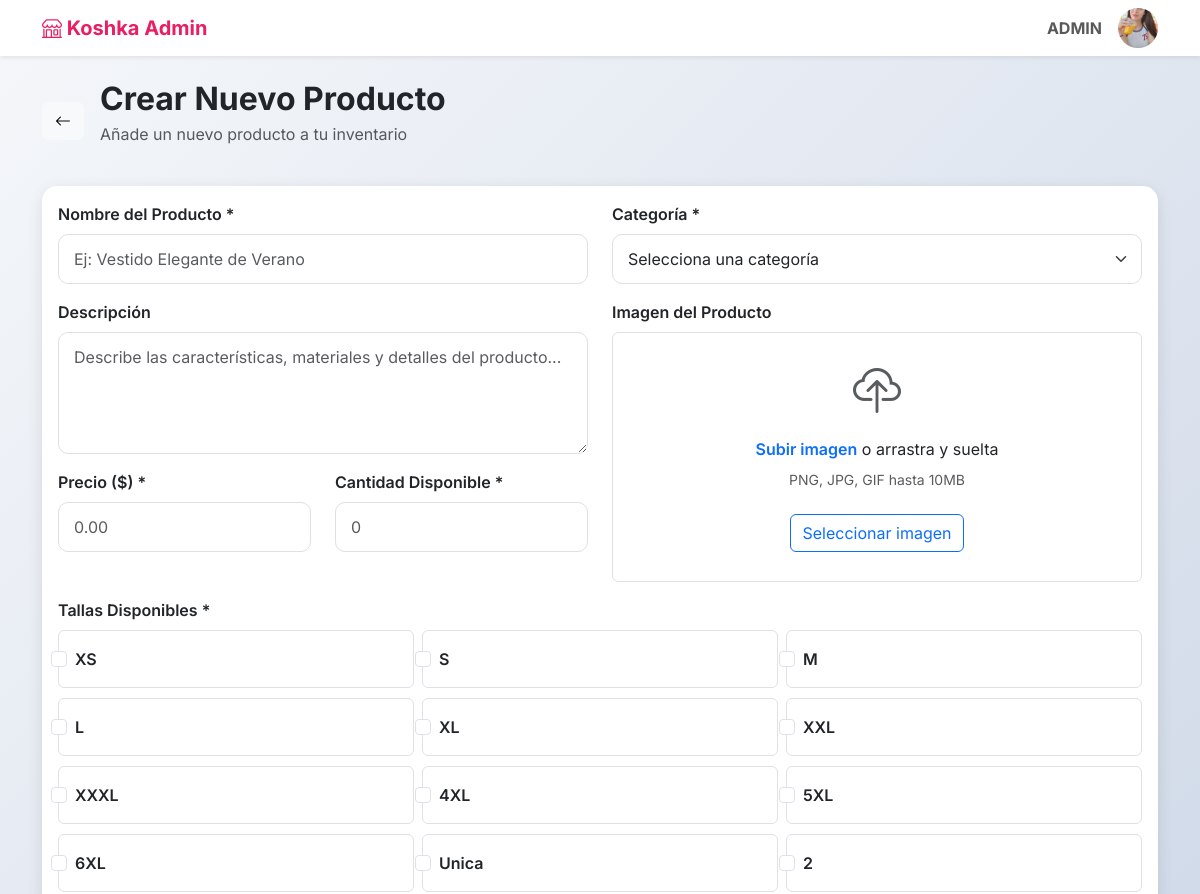
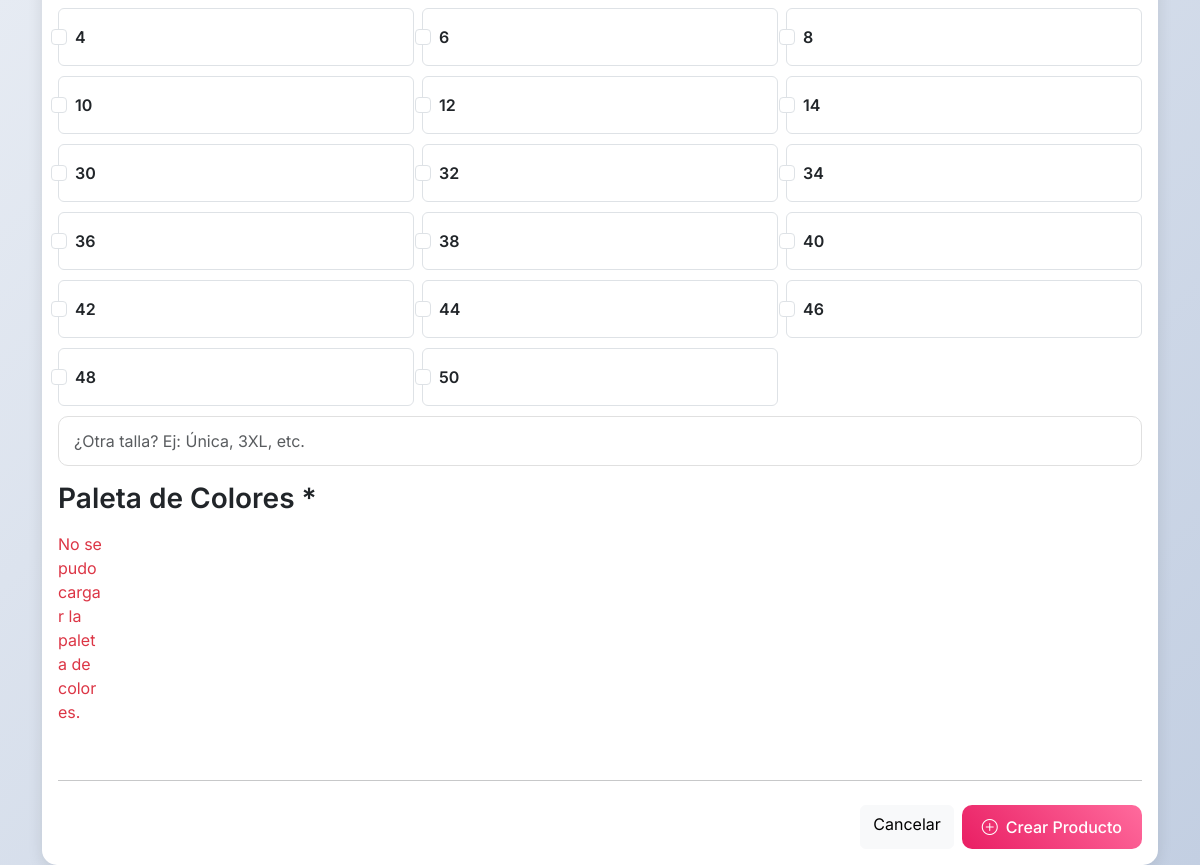
The page /views/crear.php (signed in) on the database its author committed (2 pictures, top to bottom).
### tables this page shows
CREATE TABLE `user` (
  `id` int(11) NOT NULL,
  `Pin` int(6) NOT NULL,
  `NombreCompleto` varchar(100) NOT NULL,
  `Email` varchar(100) NOT NULL,
  `Usuario` varchar(50) NOT NULL,
  `Contraseña` varchar(255) NOT NULL,
  `creado_en` timestamp NOT NULL DEFAULT current_timestamp(),
  `img` varchar(255) NOT NULL
);

CREATE TABLE `tallas_ropa` (
  `id` int(11) NOT NULL,
  `talla` varchar(10) NOT NULL,
  `tipo` varchar(50) DEFAULT NULL,
  `descripcion` text DEFAULT NULL
);

### php/create.php (called while the page is built, shortened)
<?php
$userName = $_SESSION['user_name'];
include "../config/db.php";
$tallas_stmt = $conexion->query("SELECT * FROM tallas_ropa");
$sizes = $tallas_stmt->fetchAll(PDO::FETCH_ASSOC);

### views/crear.php (the view, shortened to what this page needs)
<?php
include("../php/create.php");
?>
<!DOCTYPE html>
<html lang="es">
<head>
    <link href="https://cdn.jsdelivr.net/npm/bootstrap@5.3.0/dist/css/bootstrap.min.css" rel="stylesheet">
    <link href="https://cdn.jsdelivr.net/npm/bootstrap-icons@1.10.0/font/bootstrap-icons.css" rel="stylesheet">
    <link href="../css/crear.css" rel="stylesheet">
</head>
<body>
    <?php include "nav.php"; ?>
    <div class="container mt-4">
        <div class="d-flex align-items-center mb-4">
            <a href="index.php" class="btn btn-light me-3">
                <i class="bi bi-arrow-left"></i>
            </a>
            <div>
                <h2 class="fw-bold text-dark mb-1">Crear Nuevo Producto</h2>
                <p class="text-muted">Añade un nuevo producto a tu inventario</p>
            </div>
        </div>
        <div class="card">
            <div class="card-body">
                <form action="../php/create.php" method="POST" enctype="multipart/form-data">
                    <div class="row">
                        <div class="col-lg-6">
                            <div class="mb-3">
                                <label for="productName" class="form-label fw-semibold">Nombre del Producto *</label>
                                <input type="text" class="form-control" id="productName" name="productName" placeholder="Ej: Vestido Elegante de Verano" required>
                            </div>
                            <div class="mb-3">
                                <label for="productDescription" class="form-label fw-semibold">Descripción</label>
                                <textarea class="form-control" id="productDescription" name="productDescription" rows="4" placeholder="Describe las características, materiales y detalles del producto..."></textarea>
                            </div>
                            <div class="row">
                                <div class="col-md-6">
                                    <div class="mb-3">
                                        <label for="productPrice" class="form-label fw-semibold">Precio ($) *</label>
                                        <input type="number" class="form-control" id="productPrice" name="productPrice" step="0.01" placeholder="0.00" required>
                                    </div>
                                </div>
                                <div class="col-md-6">
                                    <div class="mb-3">
                                        <label for="productStock" class="form-label fw-semibold">Cantidad Disponible *</label>
                                        <input type="number" class="form-control" id="productStock" name="productStock" placeholder="0" required>
                                    </div>
                                </div>
                            </div>
                        </div>
                        <div class="col-lg-6">
                            <div class="mb-3">
                                <label for="productCategory" class="form-label fw-semibold">Categoría *</label>
                                <select class="form-select" id="productCategory" name="categoria_id" required>
                                    <option value="">Selecciona una categoría</option>
                                </select>
                            </div>
                            <div class="mb-3">
                                <label class="form-label fw-semibold">Imagen del Producto</label>
                                <div class="upload-area text-center border rounded p-4 position-relative" id="uploadArea" style="cursor: pointer; overflow: hidden; height: 250px;">
                                    <div id="uploadPlaceholder">
                                        <i class="bi bi-cloud-upload text-muted" style="font-size: 3rem;"></i>
                                        <p class="mt-2 mb-2">
                                            <span class="text-primary fw-semibold">Subir imagen</span> o arrastra y suelta
                                        </p>
                                        <p class="text-muted small">PNG, JPG, GIF hasta 10MB</p>
                                        <button type="button" class="btn btn-outline-primary mt-2" id="selectImageBtn">Seleccionar imagen</button>
                                    </div>
                                </div>
                            </div>
                        </div>
                        <div class="mb-3">
                            <label class="form-label fw-semibold">Tallas Disponibles *</label>
                            <div class="row g-2">
                                <?php foreach ($sizes as $size): ?>
                                    <div class="col-4">
                                        <div class="form-check border rounded p-3">
                                            <input class="form-check-input" type="checkbox"
                                                id="size<?= htmlspecialchars($size['id']) ?>"
                                                name="sizes[]"
                                                value="<?= htmlspecialchars($size['id']) ?>">
                                            <label class="form-check-label fw-semibold"
                                                for="size<?= htmlspecialchars($size['id']) ?>">
                                                <?= htmlspecialchars($size['talla']) ?>
                                            </label>
                                        </div>
                                    </div>
                                <?php endforeach; ?>
                                <div class="col-12 mt-2">
                                    <input type="text" class="form-control" id="customSize" name="custom_size" placeholder="¿Otra talla? Ej: Única, 3XL, etc.">
                                </div>
                            </div>
                        </div>
                        <div class="mb-3">
                            <h3 class="mb-3 fw-semibold">Paleta de Colores *</h3>
                            <div id="color-palette-container">
                            </div>
                        </div>
                    </div>
                    <hr class="my-4">
                    <div class="d-flex justify-content-end gap-2">
                        <a href="index.php" class="btn btn-light">Cancelar</a>
                        <button type="submit" class="btn btn-primary">
                            <i class="bi bi-plus-circle me-2"></i>Crear Producto
                        </button>
                    </div>
                </form>
            </div>
        </div>
    </div>
</body>
</html>

### views/nav.php (shortened to what this page needs)
<?php
   $userId = $_SESSION['user_id'];
   $sqlUserImg = "SELECT img FROM user WHERE id = ?";
   $stmtUser = $conexion->prepare($sqlUserImg);
   $stmtUser->execute([$userId]);
   $userData = $stmtUser->fetch(PDO::FETCH_ASSOC);
   $imgFolderPath = __DIR__ . "/../images/perfil/";
   $imgWebPath = "../images/perfil/";
   if (!empty($userData['img']) && file_exists($imgFolderPath . $userData['img'])) {
       $userPhotoURL = $imgWebPath . $userData['img'];
   } else {
       $userPhotoURL = $imgWebPath . "default.png";
   }
   ?>
<nav class="navbar navbar-expand-lg navbar-light bg-white shadow-sm">
    <div class="container">
        <a class="navbar-brand" href="index.php">
            <i class="bi bi-shop"></i> Koshka Admin
        </a>
        <div class="navbar-nav ms-auto">
            <span class="navbar-text me-3"><strong><?= htmlspecialchars($userName) ?></strong></span>
            <div class="dropdown">
                <button class="btn p-0 border-0 bg-transparent" type="button" id="userDropdown" data-bs-toggle="dropdown" aria-expanded="false">
                    <img src="<?= htmlspecialchars($userPhotoURL) ?>" alt="Perfil" class="rounded-circle" style="width: 40px; height: 40px; object-fit: cover;" onerror="this.onerror=null; this.src='../images/perfil/defaul.png';" />
                </button>
            </div>
        </div>
    </div>
</nav>

### css/crear.css (style rules this page uses)
:root { --primary-color: #e91e63; --secondary-color: #f8f9fa; --accent-color: #6c757d; }
body { font-family: 'Inter', sans-serif; background: linear-gradient(135deg, #f5f7fa 0%, #c3cfe2 100%); min-height: 100vh; }
.navbar-brand { font-weight: 700; color: var(--primary-color) !important; }
.card { border: none; border-radius: 15px; box-shadow: 0 4px 15px rgba(0, 0, 0, 0.1); }
.btn-primary { background: linear-gradient(45deg, var(--primary-color), #ff6b9d); border: none; border-radius: 10px; font-weight: 500; padding: 10px 20px; }
.form-control, .form-select { border-radius: 10px; border: 1px solid #e0e0e0; padding: 12px 15px; }
.upload-area { border: 2px dashed #e0e0e0; border-radius: 15px; padding: 40px; text-align: center; transition: border-color 0.3s ease; }
#color-palette-container { display: grid; gap: 12px; grid-template-columns: repeat(auto-fill, minmax(45px, 1fr)); }

### rows shown on the page
user: img (picture)
tallas_ropa: talla "XS"
tallas_ropa: talla "S"
tallas_ropa: talla "M"
tallas_ropa: talla "L"
tallas_ropa: talla "XL"
tallas_ropa: talla "XXL"
tallas_ropa: talla "XXXL"
tallas_ropa: talla "4XL"
tallas_ropa: talla "5XL"
tallas_ropa: talla "6XL"
tallas_ropa: talla "Unica"
tallas_ropa: talla "2"
tallas_ropa: talla "4"
tallas_ropa: talla "6"
tallas_ropa: talla "8"
tallas_ropa: talla "10"
tallas_ropa: talla "12"
tallas_ropa: talla "14"
tallas_ropa: talla "30"
tallas_ropa: talla "32"
tallas_ropa: talla "34"
tallas_ropa: talla "36"
tallas_ropa: talla "38"
tallas_ropa: talla "40"
tallas_ropa: talla "42"
tallas_ropa: talla "44"
tallas_ropa: talla "46"
tallas_ropa: talla "48"
tallas_ropa: talla "50"

### other values the page prints
$userName "ADMIN"
